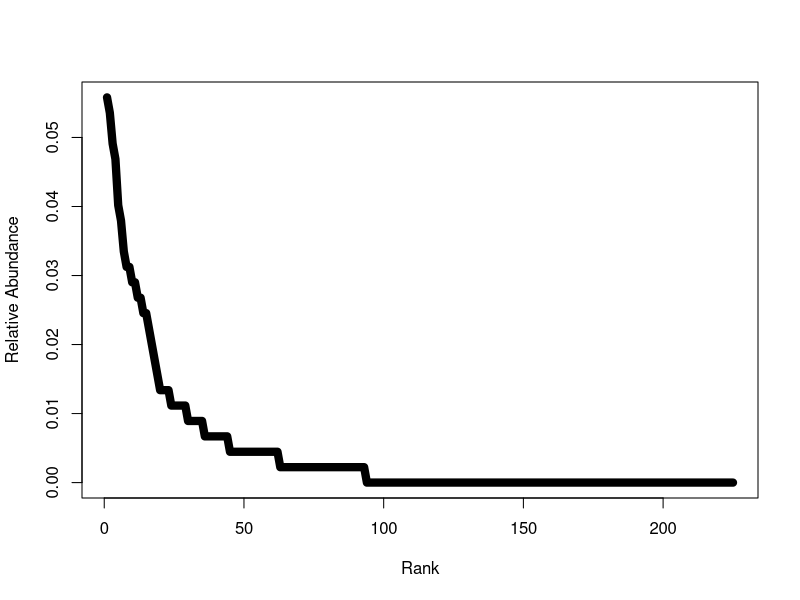
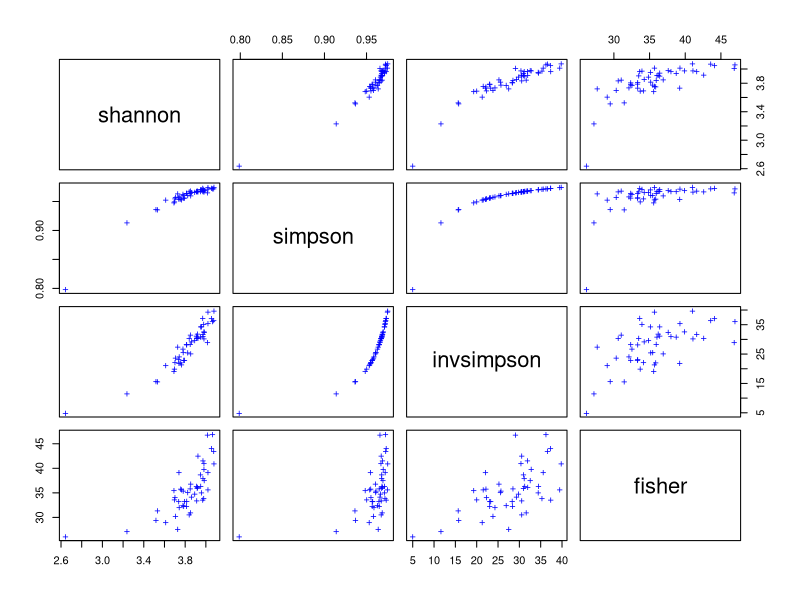

Write the R code that produced these figures, in order. (Note: this script raises an error after producing the figures.)
## ---- chunk 1
#getwd()
setwd("~/GitHub/QuantitativeBiodiversity/Assignments/Week2")
#setwd("/Users/lisalocey/Desktop/Repos/QB/Assignments/Week2")
## ---- chunk 2
require("vegan") #Both of these are not needed
library("vegan")
require("vegan")||install.packages("vegan");require("vegan")
## ---- chunk 3
data(BCI)
## ---- chunk 4
head(BCI)[,1:3] # MEM: Added column selection so that it didn't print everything.
dim(BCI)  #gives you the dimensions of the data set, (rows, columns)
BCI[1:4,1:6]	#shows the data for rows 1:4 and columns 1:6
## ---- chunk 5
BCI.a <- colSums(BCI)


## ---- chunk 6
S <- specnumber(BCI[1:4,])
## ---- chunk 7
sum(BCI.a)
## ---- chunk 8
BCI_t <- t(BCI)

BCIrel <- BCI_t
for(i in 1:ncol(BCI_t)){
  BCIrel[,i] = BCI_t[,i] / sum(BCI_t[,i])
  }
## ---- chunk 9
colSums(BCIrel)
## ---- chunk 10
rad <- BCIrel[order(BCIrel[,1], decreasing=TRUE), ]
head(rad)
## ---- chunk 11
ranks <- seq(1,nrow(rad))
## ---- chunk 12
plot(ranks,rad[,1],type='l',col="black",xlab="Rank",lwd=8,ylab="Relative Abundance",xlim=range(ranks))
## ---- chunk 13
shannon <- diversity(BCI, index="shannon", MARGIN = 1, base=exp(1))
## ---- chunk 14
simpson <- diversity(BCI, "simpson")
invsimpson <- diversity(BCI, "inv")
fisher <- fisher.alpha(BCI)

## ---- chunk 15
radfit(BCI[1,])
## ---- chunk 16
estimateR(BCI[1,])
estimateR(BCI[2,])

## ---- chunk 17
pairs(cbind(shannon, simpson, invsimpson, fisher), pch="+", col="blue")
## ---- chunk 18
(raremax <- min(rowSums(BCI)))
Srare <- rarefy(BCI, raremax)
plot(S, Srare, xlab = "Observed No. of Species", ylab = "Rarefied No. of Species")
abline(0, 1)
rarecurve(BCI, step = 20, sample = raremax, col = "blue", cex = 0.6)
## ---- chunk 19
(raremax <- min(rowSums(BCI)))
Srare <- rarefy(BCI, raremax)
plot(S, Srare, xlab = "Observed No. of Species", ylab = "Rarefied No. of Species")
abline(0, 1)
rarecurve(BCI, step = 20, sample = raremax, col = "blue", cex = 0.6)
